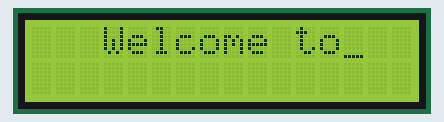
Bench run of a sketch on a simulated Arduino Uno, built with avr-gcc and run on an emulated ATmega328P. Parts: 16×2 character LCD. Wiring (inferred from the names in the program): character LCD (HD44780): RS pin 12; R/W pin 11; E pin 2; data pin 3, pin 4, pin 5, pin 6, pin 7, pin 8, pin 9, pin 10.

Above: at 0.6 s.
At 5.6 s:
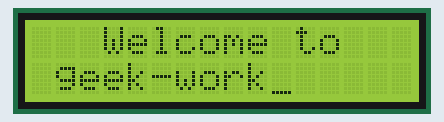
At 10.6 s:
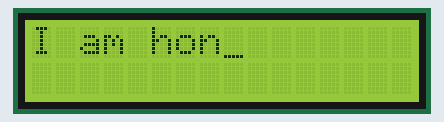

Measured:
- by itself, everything shown: repeats every 13.1 s, in 7 steps
- what the display in image 0 shows lasts 5.0 s, from 0.5 s to 5.5 s
- what the display in image 2 shows lasts 3.0 s, from 10.5 s to 13.5 s

The sketch:

lcd1602_8.ino
```cpp
#include <LiquidCrystal.h>


int DI =12;
int RW =11;
int DB[] = {3,4,5,6,7,8,9,10};
int Enable = 2;

void LcdCommandWrite(int value)
{
  int i = 0;
  for (i = DB[0];i<=DI;i++)
  {
    digitalWrite(i,value&01);
    value >>=1;
  }
  digitalWrite(Enable,LOW);
  delayMicroseconds(1);
  digitalWrite(Enable,HIGH);
  delayMicroseconds(1);
  digitalWrite(Enable,LOW);
  delayMicroseconds(1);
}
void LcdDataWrite(int value)
{
  int i = 0;
  digitalWrite(DI,HIGH);
  digitalWrite(RW,LOW);
  for(i = DB[0];i<=DB[7];i++)
  {
    digitalWrite(i,value & 01);
    value >>= 1;
  }
    digitalWrite(Enable,LOW);
    delayMicroseconds(1);
    digitalWrite(Enable,HIGH);
    delayMicroseconds(1);
    digitalWrite(Enable,LOW);
    delayMicroseconds(1);
}
void setup(void){
  int i = 0;
  for(i=Enable;i<=DI;i++){
    pinMode(i,OUTPUT);
  }
  delay(100);
  LcdCommandWrite(0x38);
  delay(64);
  LcdCommandWrite(0x38);
  delay(50);
  LcdCommandWrite(0x38);
  delay(20);
  LcdCommandWrite(0x06);
  delay(20);
  LcdCommandWrite(0x0E);
  delay(20);
  LcdCommandWrite(0x01);
  delay(100);
  LcdCommandWrite(0x80);
  delay(20);
}

void loop(void){
  LcdCommandWrite(0x01);
  delay(10);
  LcdCommandWrite(0x80+3);
  delay(100);
  LcdDataWrite('W');
  LcdDataWrite('e');
  LcdDataWrite('l');
  LcdDataWrite('c');
  LcdDataWrite('o');
  LcdDataWrite('m');
  LcdDataWrite('e');
  LcdDataWrite(' ');
  LcdDataWrite('t');
  LcdDataWrite('o');
  delay(5000);

  LcdCommandWrite(0xc0+1);
    delay(10);
  LcdDataWrite('g');
  LcdDataWrite('e');
  LcdDataWrite('e');
  LcdDataWrite('k');
  LcdDataWrite('-');
  LcdDataWrite('w');
  LcdDataWrite('o');
  LcdDataWrite('r');
  LcdDataWrite('k');
  delay(5000);
  LcdCommandWrite(0x01);
    delay(10);
   LcdDataWrite('I');
   LcdDataWrite(' ');
   LcdDataWrite('a');
   LcdDataWrite('m');
   LcdDataWrite(' ');
   LcdDataWrite('h');
   LcdDataWrite('o');
   LcdDataWrite('n');

  delay(3000);

    LcdCommandWrite(0x02);
    delay(10);
     LcdDataWrite('t');
      LcdDataWrite('h');
       LcdDataWrite('e');
        LcdDataWrite(' ');
         LcdDataWrite('a');


}
```
